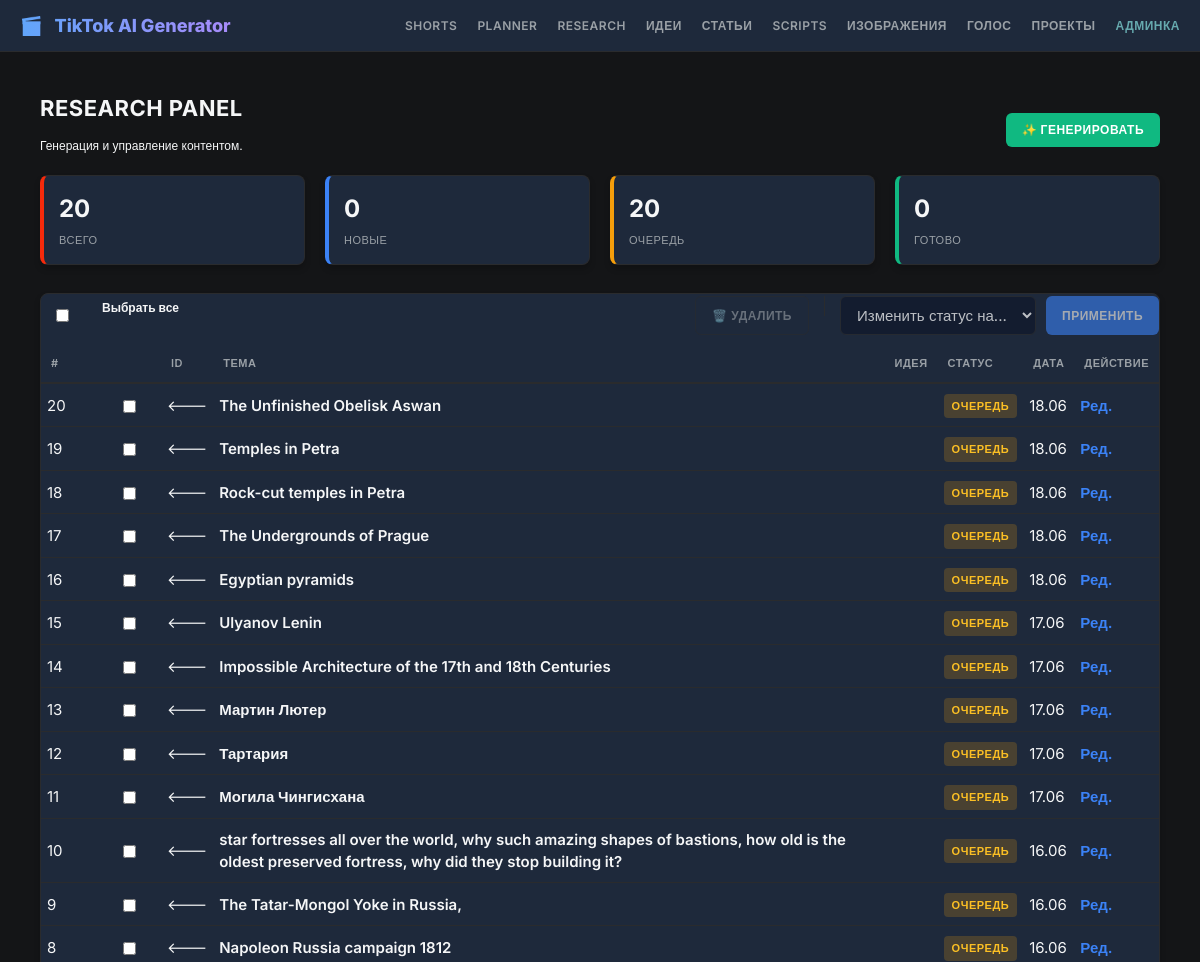
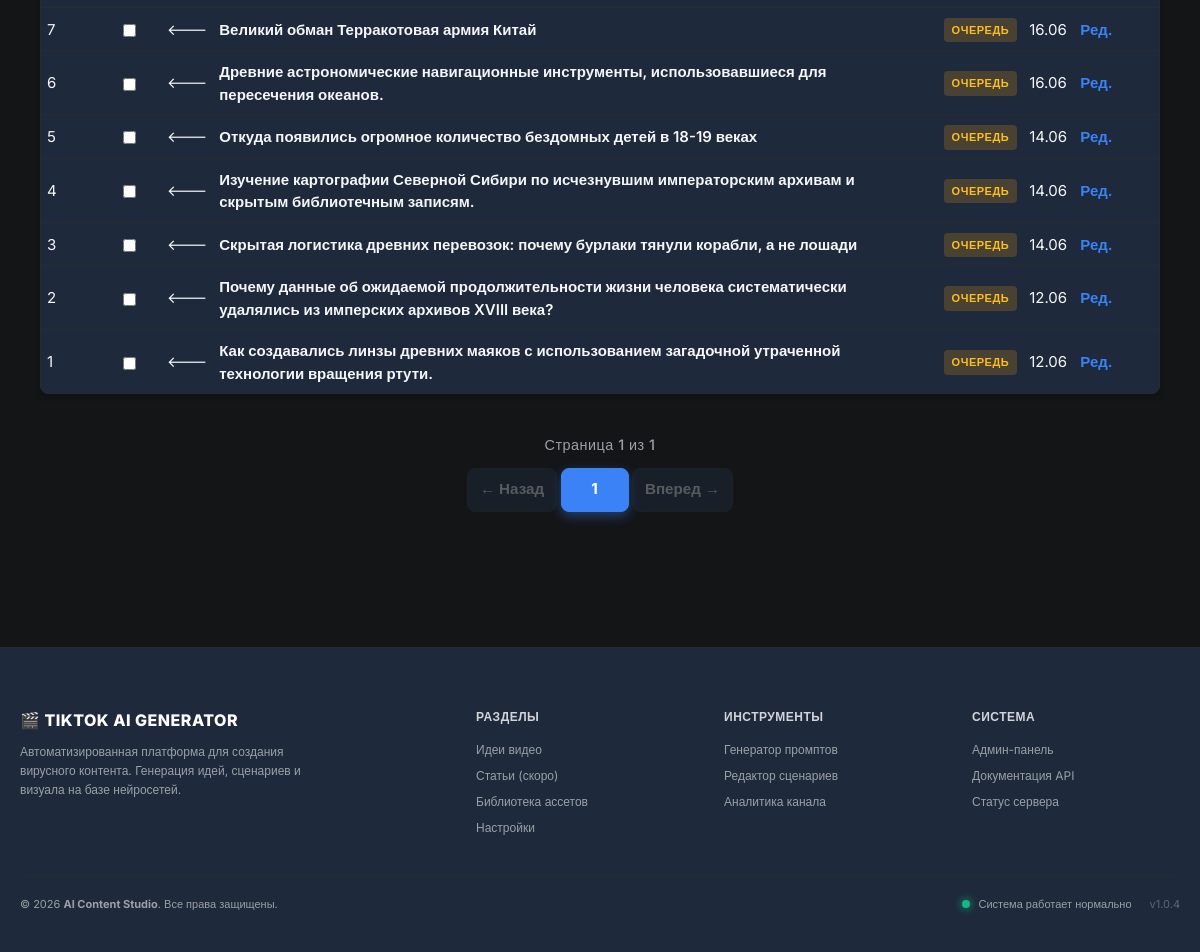
Screenshot of /topics/dashboard-research/ with the database file from the repository (2 pictures, top to bottom).
### topics/models.py (models this page shows, shortened)
class ResearchProject(models.Model):
    STATUS_CHOICES = [
        ("pending", "В очереди"),
        ("processing", "Генерируется"),
        ("completed", "Готово"),
        ("failed", "Ошибка"),
    ]
    topic = models.CharField("Тема", max_length=255)
    provider = models.CharField("AI провайдер", max_length=50, default="openai")
    research_data = models.JSONField(
        "Исследовательские данные (JSON)",
        default=dict,
        blank=True,
        help_text="Сырой JSON от AI: facts, scores, hooks, visual_moments...",
    )
    cluster = models.ForeignKey(
        "article.ArticleCluster",
        on_delete=models.SET_NULL,
        null=True,
        blank=True,
        related_name="research_projects",
        help_text="Глобальная тема или ниша исследования",
    )
    status = models.CharField("Статус", max_length=20, choices=STATUS_CHOICES, default="pending")
    error_message = models.TextField("Ошибка", blank=True)
    selected_images = models.JSONField(
        "Выбранные изображения",
        default=list,
        blank=True,
        help_text="Изображения, выбранные AI для этой темы",
    )
    created_at = models.DateTimeField(auto_now_add=True)
    updated_at = models.DateTimeField(auto_now=True)
    class Meta:
        verbose_name = "Исследование (JSON)"
        verbose_name_plural = "Исследования (JSON)"
        ordering = ["-created_at"]

### topics/views.py (the view, shortened to what this page needs)
# urls.py: path("dashboard-research/", views.dashboard_research, name="dashboard_research"),
def dashboard_research(request):
    stats = {
        "total": ResearchProject.objects.count(),
        "new": ResearchProject.objects.filter(status="new").count(),
        "pending": ResearchProject.objects.filter(status="pending").count(),
        "done": ResearchProject.objects.filter(status="completed").count(),
    }
    research_ideas = ResearchProject.objects.all().order_by("-created_at")[:50]
    page_number = request.GET.get("page", 1)
    paginator = Paginator(research_ideas, 20)
    try:
        research_page = paginator.page(page_number)
    except PageNotAnInteger:
        research_page = paginator.page(1)
    except EmptyPage:
        research_page = paginator.page(paginator.num_pages)
    total_count = research_ideas.count()  # Общее количество идей
    per_page = 20  # Количество на странице
    start_num = total_count - ((research_page.number - 1) * per_page)
    count_on_page = len(research_page.object_list)
    end_num = start_num - count_on_page + 1
    if total_count == 0:
        start_num = 0
        end_num = 0
    row_numbers = range(start_num, end_num - 1, -1)
    research_with_numbers = zip(research_page.object_list, row_numbers)
    context = {
        "stats": stats,
        "ideas_with_numbers": research_with_numbers,
        "page_obj": research_page,
        "total_count": total_count,
        "start_num": start_num,
        "end_num": end_num,
    }
    return render(request, "topics/dashboard_research.html", context)

### templates/topics/dashboard_research.html (shortened to what this page needs)
{% extends 'base.html' %}
{% block content %}
<div class="flex flex-between mb-2">
    <div>
        <h1>Research panel</h1>
        <p class="text-muted">Генерация и управление контентом.</p>
    </div>
    <a href="{% url 'topics:research' %}" class="btn btn-success">✨ Генерировать</a>
</div>
<div class="flex mb-2">
    <div class="card stat-card red">
        <span class="stat-value">{{ stats.total }}</span>
        <span class="stat-label">Всего</span>
    </div>
    <div class="card stat-card blue">
        <span class="stat-value">{{ stats.new }}</span>
        <span class="stat-label">Новые</span>
    </div>
    <div class="card stat-card orange">
        <span class="stat-value">{{ stats.pending }}</span>
        <span class="stat-label">Очередь</span>
    </div>
    <div class="card stat-card green">
        <span class="stat-value">{{ stats.done }}</span>
        <span class="stat-label">Готово</span>
    </div>
</div>
<form method="post" id="bulk-action-form">
    <div class="card" style="padding: 0;">
        <div class="flex flex-between mb-2">
            <div class="flex items-center">
                <input type="checkbox" id="select-all" class="form-control checkbox-fix">
                <label for="select-all" class="text-bold ml-1">Выбрать все</label>
            </div>
            <div class="flex items-center gap-2">
                <button type="submit" name="action" value="delete_selected" id="btn-delete" class="btn btn-outline" disabled onclick="return confirm('Вы уверены? Это действие нельзя отменить.');">
                    🗑️ Удалить
                </button>
                <select name="new_status" id="status-select" class="form-control" style="width: auto; min-width: 150px;" disabled>
                    <option value="" selected disabled>Изменить статус на...</option>
                </select>
                <button type="submit" name="action" value="change_status" id="btn-status" class="btn btn-primary" disabled>
                    Применить
                </button>
            </div>
        </div>
        <table class="table">
            <thead>
                <tr>
                    <th style="width: 40px;">#</th>
                    <th style="width: 40px;"></th>
                    <th>ID</th>
                    <th>Тема</th>
                    <th>Идея</th>
                    <th>Статус</th>
                    <th>Дата</th>
                    <th>Действие</th>
                </tr>
            </thead>
            <tbody>
                {% for idea, row_num in ideas_with_numbers %}
                <tr class="idea-row">
                    <td class="text-muted">{{ row_num }}</td>
                    <td style="text-align: center;">
                        <input type="checkbox" name="selected_ideas" value="{{ idea.id }}" class="idea-checkbox form-control">
                    </td>
                    <td class="text-muted"><---</td>
                    <td class="text-bold">{{ idea.topic }}</td>
                    <td>{{ idea.angle|truncatechars:40 }}</td>
                    <td>
                        {% if idea.status == 'new' %}
                            <span class="badge badge-new">Новая</span>
                        {% elif idea.status == 'pending' %}
                            <span class="badge badge-work">Очередь</span>
                        {% elif idea.status == 'processing' %}
                            <span class="badge badge-work">Генерируется</span>
                        {% elif idea.status == 'completed' %}
                            <span class="badge badge-done">Готово</span>
                        {% elif idea.status == 'failed' %}
                            <span class="badge" style="background: rgba(239, 68, 68, 0.2); color: #f87171;">Ошибка</span>
                        {% else %}
                            <span class="text-muted">{{ idea.status }}</span>
                        {% endif %}
                    </td>
                    <td class="text-muted">{{ idea.created_at|date:"d.m" }}</td>
                    <td><a href="{% url 'topics:research_edit' idea.id %}" class="text-bold" style="color: var(--accent-blue);">Ред.</a></td>
                </tr>
                {% empty %}
                <tr><td colspan="8" class="text-muted" style="text-align: center;">Список пуст</td></tr>
                {% endfor %}
            </tbody>
        </table>
    </div>
</form>
{% include 'topics/includes/pagination.html' %}
{% endblock %}

### static/css/style.css (style rules this page uses)
label { display: block; margin-bottom: 5px; font-weight: 500; }
input[type="radio"], input[type="checkbox"] { width: auto; height: auto; margin-right: 8px; vertical-align: middle; }
input[type="text"], input[type="number"], input[type="email"], textarea, select { width: 100%; box-sizing: border-box; }
:root { --bg-dark: #0f172a; --bg-card: #1e293b; --text-main: #f8fafc; --text-muted: #94a3b8; --accent-blue: #3b82f6; --accent-green: #10b981; --accent-orange: #f59e0b; --accent-red: #f52a0b; --border-color: #334155; --progress-status: #67aaaf; }
body { font-family: 'Inter', sans-serif; background-color: var(--bg-dark); color: var(--text-main); margin: 0; padding: 0; line-height: 1.5; font-size: 12px; }
a { text-decoration: none; transition: color 0.2s; }
.card { background-color: var(--bg-card); border: 1px solid var(--border-color); border-radius: 8px; padding: 20px; margin-bottom: 20px; box-shadow: 0 4px 6px rgba(0, 0, 0, 0.2); }
h1 { font-size: 22px; font-weight: 700; margin: 0 0 8px 0; text-transform: uppercase; letter-spacing: 0.5px; }
.text-bold { font-weight: 700; }
.form-control { width: 100%; padding: 8px 12px; background: #0f172a; border: 1px solid var(--border-color); color: #fff; border-radius: 6px; font-size: 15px; box-sizing: border-box; font-family: inherit; }
.btn { display: inline-block; padding: 8px 16px; border-radius: 6px; font-weight: 700; font-size: 12px; text-transform: uppercase; cursor: pointer; border: none; text-align: center; letter-spacing: 0.5px; width: fit-content; }
.btn-primary { background-color: var(--accent-blue); color: #fff; }
.btn-success { background-color: var(--accent-green); color: #fff; }
.btn-outline { background: transparent; border: 1px solid var(--border-color); color: var(--text-muted); }
.table { width: 100%; border-collapse: collapse; }
.table th { text-align: left; padding: 10px; color: var(--text-muted); font-weight: 600; border-bottom: 2px solid var(--border-color); text-transform: uppercase; font-size: 11px; letter-spacing: 0.5px; }
.table td { padding: 10px 6px 8px; border-bottom: 1px solid var(--border-color); color: var(--text-main); font-size: 15px; }
.table tr:last-child td { border-bottom: none; }
.badge { padding: 4px 8px; border-radius: 4px; font-weight: 700; font-size: 11px; text-transform: uppercase; display: inline-block; letter-spacing: 0.5px; }
.badge-work { background: rgba(245, 158, 11, 0.2); color: #fbbf24; }
.flex { display: flex; gap: 20px; }
.flex-between { justify-content: space-between; align-items: center; }
.mb-2 { margin-bottom: 16px; }
.stat-card { flex: 1; padding: 15px; border-left-width: 4px; border-left-style: solid; }
.stat-card.blue { border-left-color: var(--accent-blue); }
.stat-card.orange { border-left-color: var(--accent-orange); }
.stat-card.green { border-left-color: var(--accent-green); }
.stat-card.red { border-left-color: var(--accent-red); }
.stat-value { font-size: 24px; font-weight: 700; display: block; margin-bottom: 4px; }
.stat-label { color: var(--text-muted); text-transform: uppercase; font-size: 11px; letter-spacing: 0.5px; }
.btn:disabled { opacity: 0.6; cursor: not-allowed; transform: none !important; }
.ml-1 { margin: 5px; }
.checkbox-fix { width: auto !important; height: 16px; margin: 15px; cursor: pointer; }
.mb-2 { margin-bottom: 0.5rem !important; }
.flex { display: flex; }
.gap-2 { gap: 10px; }
.text-bold { font-weight: 600; }
.mb-2 { margin-bottom: 10px; }
.flex-between { justify-content: space-between; }

### static/css/audio/audio_edit_style.css (style rules this page uses)
.btn-success:not(.disabled) { animation: pulse-green 2s infinite; }

### static/css/videoeditor/video_dashboard_style.css (style rules this page uses)
:root { --bg-main: #141517; --bg-panel: #1e1f22; --bg-track: #2b2c30; --border-color: #2a2b2d; --text-main: #f5f6f7; --text-muted: #9aa0a6; --accent-color: #00b4d8; --success-color: #2ed573; }
body { background-color: var(--bg-main); color: var(--text-main); font-family: 'Inter', sans-serif; margin: 0; padding: 0; }

### rows the page displays
ResearchProject: row_num "20", topic "The Unfinished Obelisk Aswan", status "ОЧЕРЕДЬ", created_at "18.06"
ResearchProject: row_num "19", topic "Temples in Petra", status "ОЧЕРЕДЬ", created_at "18.06"
ResearchProject: row_num "18", topic "Rock-cut temples in Petra", status "ОЧЕРЕДЬ", created_at "18.06"
ResearchProject: row_num "17", topic "The Undergrounds of Prague", status "ОЧЕРЕДЬ", created_at "18.06"
ResearchProject: row_num "16", topic "Egyptian pyramids", status "ОЧЕРЕДЬ", created_at "18.06"
ResearchProject: row_num "15", topic "Ulyanov Lenin", status "ОЧЕРЕДЬ", created_at "17.06"
ResearchProject: row_num "14", topic "Impossible Architecture of the 17th and 18th Centuries", status "ОЧЕРЕДЬ", created_at "17.06"
ResearchProject: row_num "13", topic "Мартин Лютер", status "ОЧЕРЕДЬ", created_at "17.06"
ResearchProject: row_num "12", topic "Тартария", status "ОЧЕРЕДЬ", created_at "17.06"
ResearchProject: row_num "11", topic "Могила Чингисхана", status "ОЧЕРЕДЬ", created_at "17.06"
ResearchProject: row_num "10", topic "star fortresses all over the world, why such amazing shapes of bastions, how old is the oldest preserved fortress, why did they stop building it?", status "ОЧЕРЕДЬ", created_at "16.06"
ResearchProject: row_num "9", topic "The Tatar-Mongol Yoke in Russia,", status "ОЧЕРЕДЬ", created_at "16.06"
ResearchProject: row_num "8", topic "Napoleon Russia campaign 1812", status "ОЧЕРЕДЬ", created_at "16.06"
ResearchProject: row_num "7", topic "Великий обман Терракотовая армия Китай", status "ОЧЕРЕДЬ", created_at "16.06"
ResearchProject: row_num "6", topic "Древние астрономические навигационные инструменты, использовавшиеся для пересечения океанов.", status "ОЧЕРЕДЬ", created_at "16.06"
ResearchProject: row_num "5", topic "Откуда появились огромное количество бездомных детей в 18-19 веках", status "ОЧЕРЕДЬ", created_at "14.06"
ResearchProject: row_num "4", topic "Изучение картографии Северной Сибири по исчезнувшим императорским архивам и скрытым библиотечным записям.", status "ОЧЕРЕДЬ", created_at "14.06"
ResearchProject: row_num "3", topic "Скрытая логистика древних перевозок: почему бурлаки тянули корабли, а не лошади", status "ОЧЕРЕДЬ", created_at "14.06"
ResearchProject: row_num "2", topic "Почему данные об ожидаемой продолжительности жизни человека систематически удалялись из имперских архивов XVIII века?", status "ОЧЕРЕДЬ", created_at "12.06"
ResearchProject: row_num "1", topic "Как создавались линзы древних маяков с использованием загадочной утраченной технологии вращения ртути.", status "ОЧЕРЕДЬ", created_at "12.06"

### other values shown
{{ stats.total }} "20"
{{ stats.new }} "0"
{{ stats.pending }} "20"
{{ stats.done }} "0"
{{ page_obj.number }} "1"
{{ page_obj.paginator.num_pages }} "1"
{{ num }} "1"
